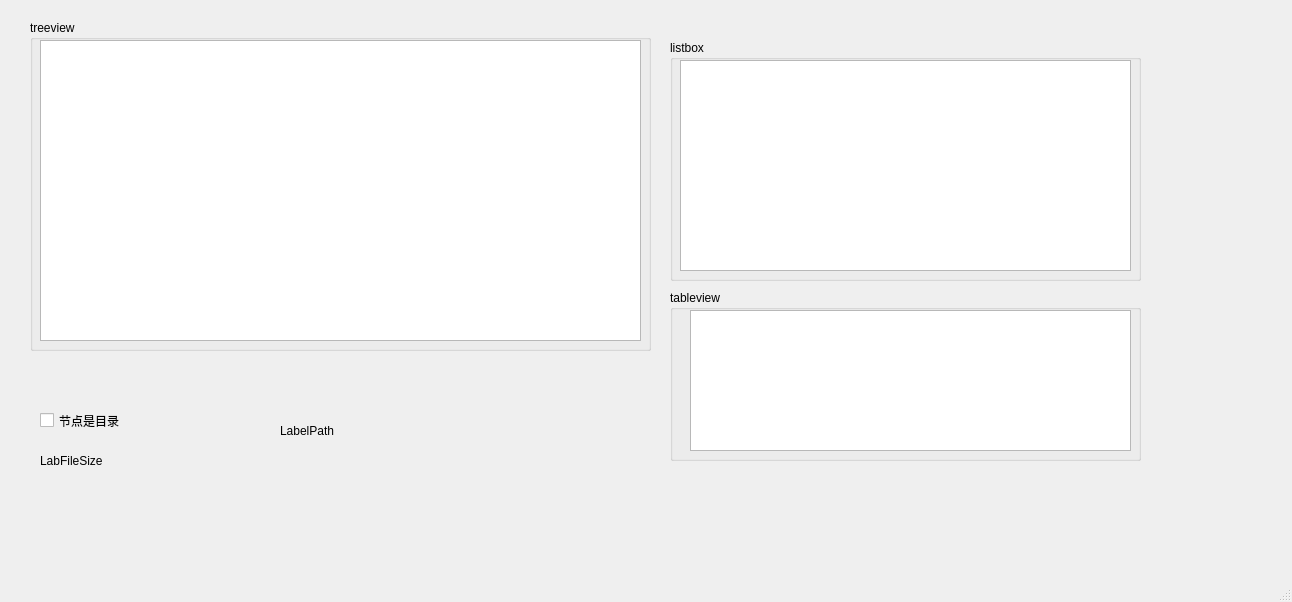
<?xml version="1.0" encoding="UTF-8"?>
<ui version="4.0">
 <class>MainWindow</class>
 <widget class="QMainWindow" name="MainWindow">
  <property name="geometry">
   <rect>
    <x>0</x>
    <y>0</y>
    <width>1292</width>
    <height>602</height>
   </rect>
  </property>
  <property name="windowTitle">
   <string>MainWindow</string>
  </property>
  <widget class="QWidget" name="centralwidget">
   <widget class="QGroupBox" name="groupBox">
    <property name="geometry">
     <rect>
      <x>30</x>
      <y>20</y>
      <width>621</width>
      <height>331</height>
     </rect>
    </property>
    <property name="title">
     <string>treeview</string>
    </property>
    <widget class="QTreeView" name="treeView">
     <property name="geometry">
      <rect>
       <x>10</x>
       <y>20</y>
       <width>601</width>
       <height>301</height>
      </rect>
     </property>
    </widget>
   </widget>
   <widget class="QGroupBox" name="groupBox_2">
    <property name="geometry">
     <rect>
      <x>670</x>
      <y>40</y>
      <width>471</width>
      <height>241</height>
     </rect>
    </property>
    <property name="title">
     <string>listbox</string>
    </property>
    <widget class="QListView" name="listView">
     <property name="geometry">
      <rect>
       <x>10</x>
       <y>20</y>
       <width>451</width>
       <height>211</height>
      </rect>
     </property>
    </widget>
   </widget>
   <widget class="QGroupBox" name="groupBox_3">
    <property name="geometry">
     <rect>
      <x>670</x>
      <y>290</y>
      <width>471</width>
      <height>171</height>
     </rect>
    </property>
    <property name="title">
     <string>tableview</string>
    </property>
    <widget class="QTableView" name="tableView">
     <property name="geometry">
      <rect>
       <x>20</x>
       <y>20</y>
       <width>441</width>
       <height>141</height>
      </rect>
     </property>
    </widget>
   </widget>
   <widget class="QCheckBox" name="chkIsDir">
    <property name="geometry">
     <rect>
      <x>40</x>
      <y>410</y>
      <width>91</width>
      <height>21</height>
     </rect>
    </property>
    <property name="text">
     <string>节点是目录</string>
    </property>
   </widget>
   <widget class="QLabel" name="LabPath">
    <property name="geometry">
     <rect>
      <x>280</x>
      <y>420</y>
      <width>321</width>
      <height>21</height>
     </rect>
    </property>
    <property name="text">
     <string>LabelPath</string>
    </property>
   </widget>
   <widget class="QLabel" name="LabFileSize">
    <property name="geometry">
     <rect>
      <x>40</x>
      <y>450</y>
      <width>321</width>
      <height>21</height>
     </rect>
    </property>
    <property name="text">
     <string>LabFileSize</string>
    </property>
   </widget>
  </widget>
  <widget class="QMenuBar" name="menubar">
   <property name="geometry">
    <rect>
     <x>0</x>
     <y>0</y>
     <width>1292</width>
     <height>23</height>
    </rect>
   </property>
  </widget>
  <widget class="QStatusBar" name="statusbar"/>
 </widget>
 <resources/>
 <connections/>
</ui>
